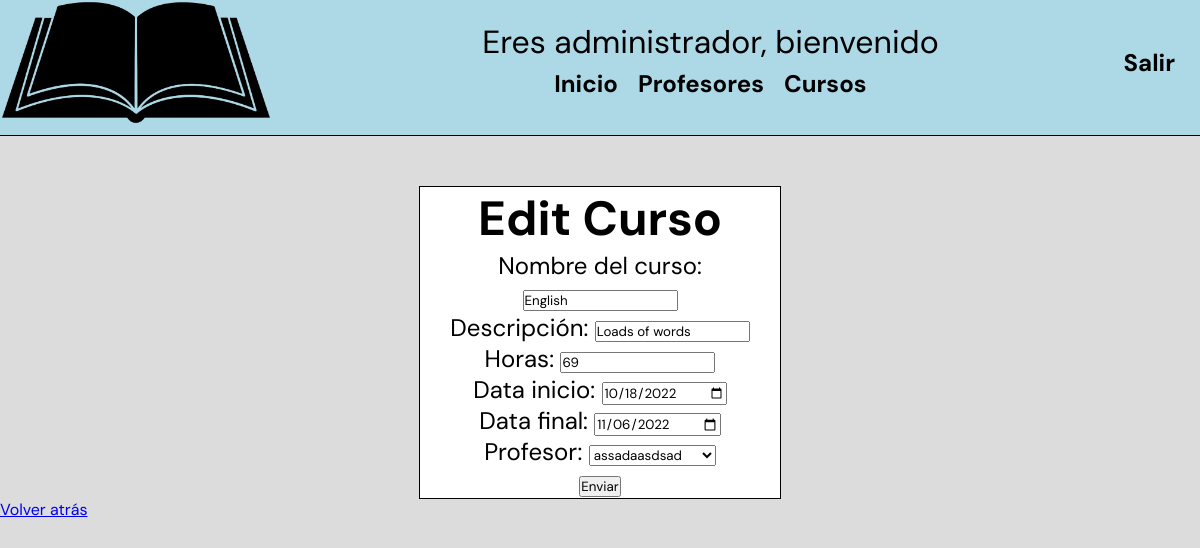
The page /EditCurso.php?curso=2 (signed in) on the database its author committed.
### tables this page shows
CREATE TABLE `cursos` (
  `Codi` int(11) NOT NULL,
  `Nom` text NOT NULL,
  `Descripcion` text NOT NULL,
  `Hores` int(11) NOT NULL,
  `Data_inici` date NOT NULL,
  `Data_final` date NOT NULL,
  `Dni_Profesores` varchar(9) DEFAULT NULL,
  `activo` int(11) NOT NULL DEFAULT 1
);

### funciones.php (called while the page is built)
<?php
    function connection(){
        $connection= mysqli_connect('localhost', 'root', '', 'infoBDN');
        if($connection){
            return $connection;
        }else{
            return "Error de conexión";
        }
    }
    function EDitarCursos($var){
        $connection= connection();
        $sql3= "SELECT * FROM cursos WHERE CODI=".$var;
        $result3= mysqli_query($connection, $sql3);
        $row= mysqli_fetch_assoc($result3);
        return $row;
    }
?>

### EditCurso.php (the view, shortened to what this page needs)
<!DOCTYPE html>
<html lang="en">
    <?php
        include('funciones.php');
        $connection= connection();
    ?>
    <head>
        <link href="EditCurso.css" rel="stylesheet" type="text/css">
    </head>
    <body>
        <header>
            <div class="div">
                <img src="book-png.png" alt="logo" class="logo" witdth="125px" height="125px">
                <?php
                if(!isset($_SESSION['rol'])){
                    ?>  <div class="headerAll">
                            <a class="header" href="SignInAdmin.php">Inicar Sessión como administrador</a><br>
                            <a class="header" href="SignIn.php">Inicar Sessión como alumno</a><br>
                            <a class="header" href="SignInProfesor.php">Inicar Sessión Como profesor</a><br>
                            <a class="header" href="SignUp.php">Registrarse</a><br>
                            <div class="header2">No has iniciado sessión</div>
                        </div>
                    <?php
                }else if($_SESSION['rol']=='admin'){
                    ?>
                    <div class="DivMenu">
                        <div class="inicioSession">Eres administrador, bienvenido</div>
                        <nav>
                            <ul class="generalAll">
                                <li><a href="index.php" class="general">Inicio</a></li>
                                <li><a href="AdminProfesor.php" class="general">Profesores</a></li>
                                <li><a href="AdminCurso.php" class="general">Cursos</a></li>
                            </ul>
                        </nav>
                    </div>
                    <a href="SignOut.php" class="SignOut">Salir</a>
                    <?php
                }else if($_SESSION['rol']=='alumno'){
                    $query= "SELECT Foto FROM alumnos WHERE Email LIKE '".$_SESSION['email']."'";
                    $resultado= mysqli_query($connection, $query);
                    $final= mysqli_fetch_row($resultado);
                    ?>
                    <div class="DivMenu">
                        <div class="inicioSession">Hola <?php echo($_SESSION['NombreHeader'])  ?>, bienvenido</div>
                        <nav>
                            <ul class="generalAll">
                                <li><a href="index.php" class="general">Inicio</a></li>
                                <li><a href="MisCursos.php" class="general">Mis Cursos</a></li>
                                <li><a href="CursosDisponibles.php" class="general">Cursos Disponibles</a></li>
                            </ul>
                        </nav>
                    </div>
                    <div class="headerFinal">
                        <a href="EditarAlumno.php" class="SignOut"><img src="<?php echo ($final[0]) ?>" alt="usuario" class="SignOut" witdth="100px" height="100px"></a>
                        <a href="SignOut.php" class="SignOut">Salir</a>
                    </div>
                    <?php
                }else if($_SESSION['rol']=='profesor'){
                    ?>
                    <div class="DivMenu">
                        <div class="inicioSession">Hola <?php echo($_SESSION['NombreHeader'])  ?>, bienvenido</div>
                        <nav>
                            <ul class="generalAll">
                                <li><a href="index.php" class="general">Inicio</a></li>
                                <li><a href="cursos.php" class="general">Curso</a></li>
                            </ul>
                        </nav>
                    </div>
                    <a href="SignOut.php" class="SignOut">Salir</a>
                    <?php
                }
                ?>
            </div>
        </header>
        <form class='formulario' action="EditCurso.php?curso= <?php echo$_GET['curso']?> " method="POST" name="InicioSession">
                    <?php
                    if(isset($_SESSION['rol'])){
                        if($_SESSION['rol']=='admin'){
                            $sql= "SELECT Nom FROM profesores";
                            $result= mysqli_query($connection, $sql);
                            while($profe= mysqli_fetch_row($result)){
                                $array[] = $profe;
                            }
                            $sql2= "SELECT DNI FROM profesores";
                            $result2= mysqli_query($connection, $sql2);
                            while($profe2= mysqli_fetch_row($result2)){
                                $array2[] = $profe2;
                            }
                            $row= EditarCursos($_GET['curso']);
                    ?>
            <h1>Edit Curso</h1>
            <p>Nombre del curso: <input type="text" name="Nom" required value="<?php echo($row['Nom']); ?>"></p>
            <p>Descripción: <input type="text" name="Descripcion" required value="<?php echo($row['Descripcion']); ?>"></p>
            <p>Horas: <input type="number" name="Hores" required value="<?php echo($row['Hores']); ?>"></p>
            <p>Data inicio: <input type="date" name="Data_inici" required value="<?php echo($row['Data_inici']); ?>"></p>
            <p>Data final: <input type="date" name="Data_final" required value="<?php echo($row['Data_final']) ?>"></p>
            <p>
                <label for="Dni_Profesores">Profesor:
                    <select name="Dni_Profesores">
                        <?php
                            for($i=0;$i<($result->num_rows);$i++){
                                if($array2[$i][0]==$row['Dni_Profesores']){
                                    ?>
                                        <option value="<?php print($array2[$i][0]) ?>"selected><?php print($array[$i][0])  ?></option>
                                    <?php
                                }else{
                                    ?>
                                        <option value="<?php print($array2[$i][0]) ?>"><?php print($array[$i][0]) ?></option>
                                <?php
                                }
                            }
                        ?>
                    </select>
                </label>
            </p>
            <button type="submit">Enviar</button>
        </form>
        <a href="AdminCurso.php">Volver atrás</a>
        <?php
            }else{
                echo"No deberías estar aquí";
            }}
        ?>
</body>
</html>

### EditCurso.css (style rules this page uses)
* { margin: 0; padding: 0; font-family: 'DM Sans', sans-serif; }
body { background-color: #dcdcdc; }
div.div { display: flex; padding-bottom: 10px; border-bottom: 1px solid black; margin-bottom: 50px; background-color: lightblue; }
.inicioSession { font-size:xx-large; background-color: lightblue; margin: auto; text-align: center; }
.DivMenu { margin: auto; }
.generalAll { display: flex; justify-content: center; background-color: lightblue; }
.general { text-decoration: none; color: black; font-weight: bolder; font-size: x-large; background-color: lightblue; }
nav { background-color: lightblue; }
nav li { display:inline-block; padding:5px 10px; background-color: lightblue; text-align:center; color:black; }
img.logo { background-color: lightblue; }
.SignOut { background-color: lightblue; text-decoration: none; color: black; font-size: x-large; font-weight: bold; position: relative; right: 25px; display: flex; flex-direction: column; justify-content: center; border-radius: 100%; }
body form { text-align: center; margin: 0px auto; font-size: x-large; height: auto; flex-direction: column; justify-content: center; }
.formulario { border: 1px solid black; width: 30%; background-color: white; }

### rows shown on the page
cursos: Nom "English", Descripcion "Loads of words", Hores "69", Data_inici "10/18/2022", Data_final "11/06/2022"

### other values the page prints
form field Dni_Profesores "assadaasdsad"
